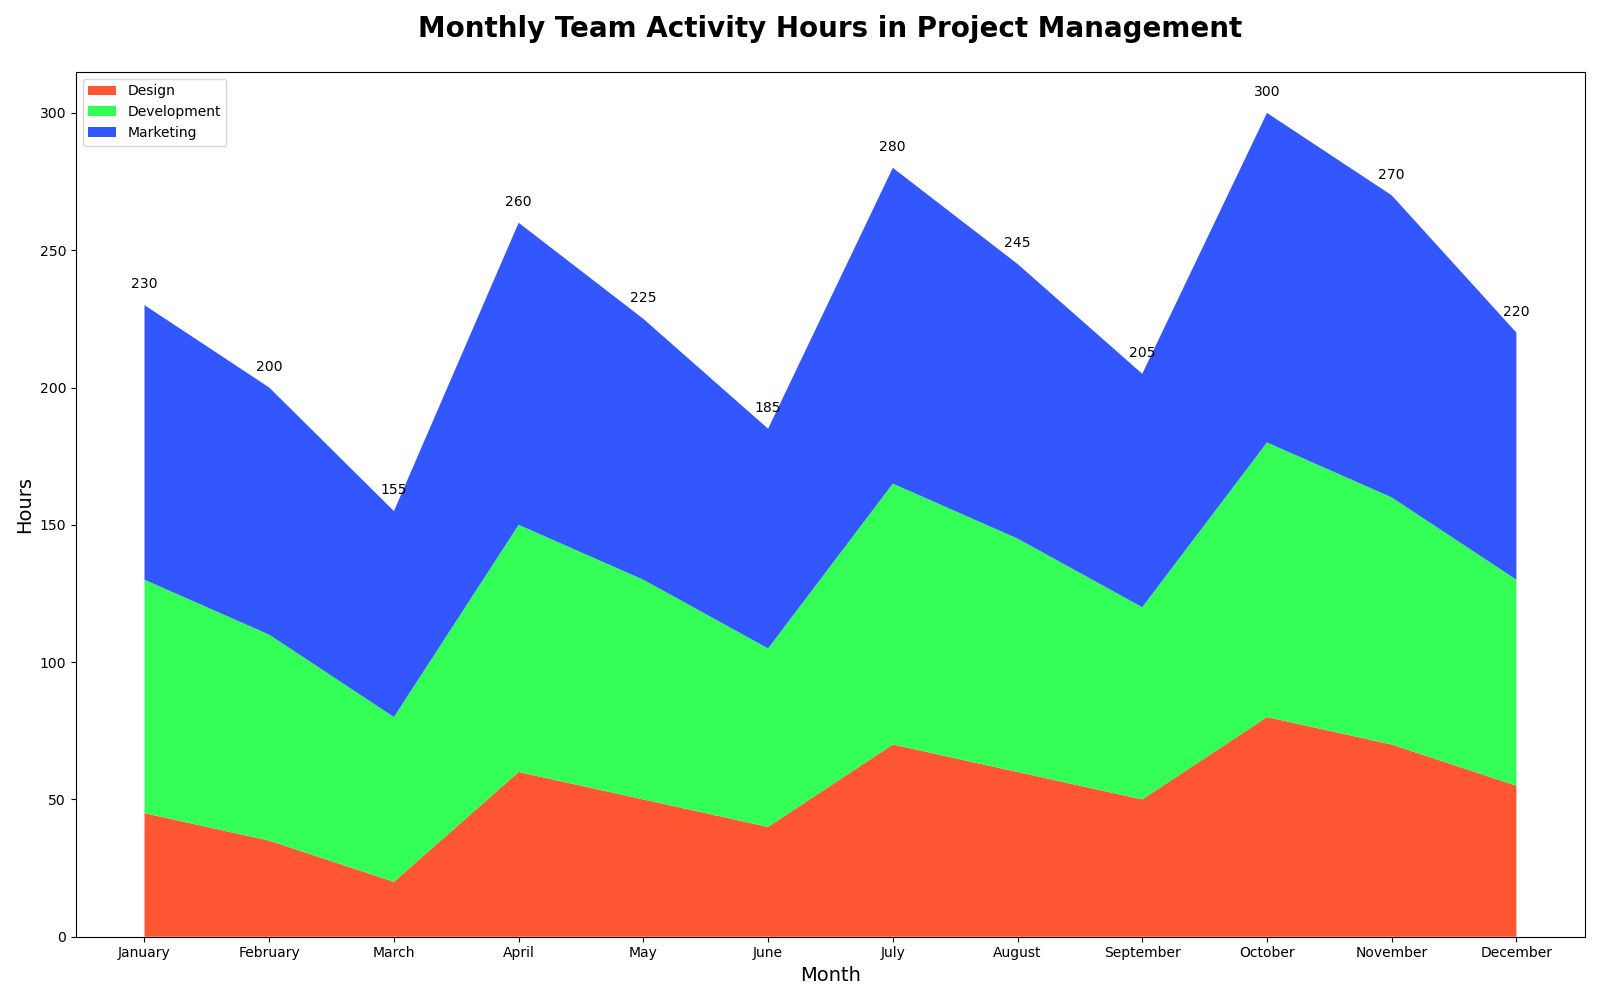

Reproduce this figure in Python.

import matplotlib.pyplot as plt

months = ['January', 'February', 'March', 'April', 'May', 'June', 
          'July', 'August', 'September', 'October', 'November', 'December']
design = [45, 35, 20, 60, 50, 40, 70, 60, 50, 80, 70, 55]
development = [85, 75, 60, 90, 80, 65, 95, 85, 70, 100, 90, 75]
marketing = [100, 90, 75, 110, 95, 80, 115, 100, 85, 120, 110, 90]

fig, ax = plt.subplots(figsize=(16, 10))
ax.stackplot(months, design, development, marketing, colors=['#FF5733', '#33FF57', '#3357FF'])

ax.set_title('Monthly Team Activity Hours in Project Management', fontsize=20, fontweight='bold', pad=25)
ax.set_xlabel('Month', fontsize=14)
ax.set_ylabel('Hours', fontsize=14)

for i in range(len(months)):
    total = design[i] + development[i] + marketing[i]
    ax.text(i, total + 5, f"{total}", ha='center', va='bottom')

plt.legend(['Design', 'Development', 'Marketing'], loc='upper left')
plt.tight_layout()
plt.show()
